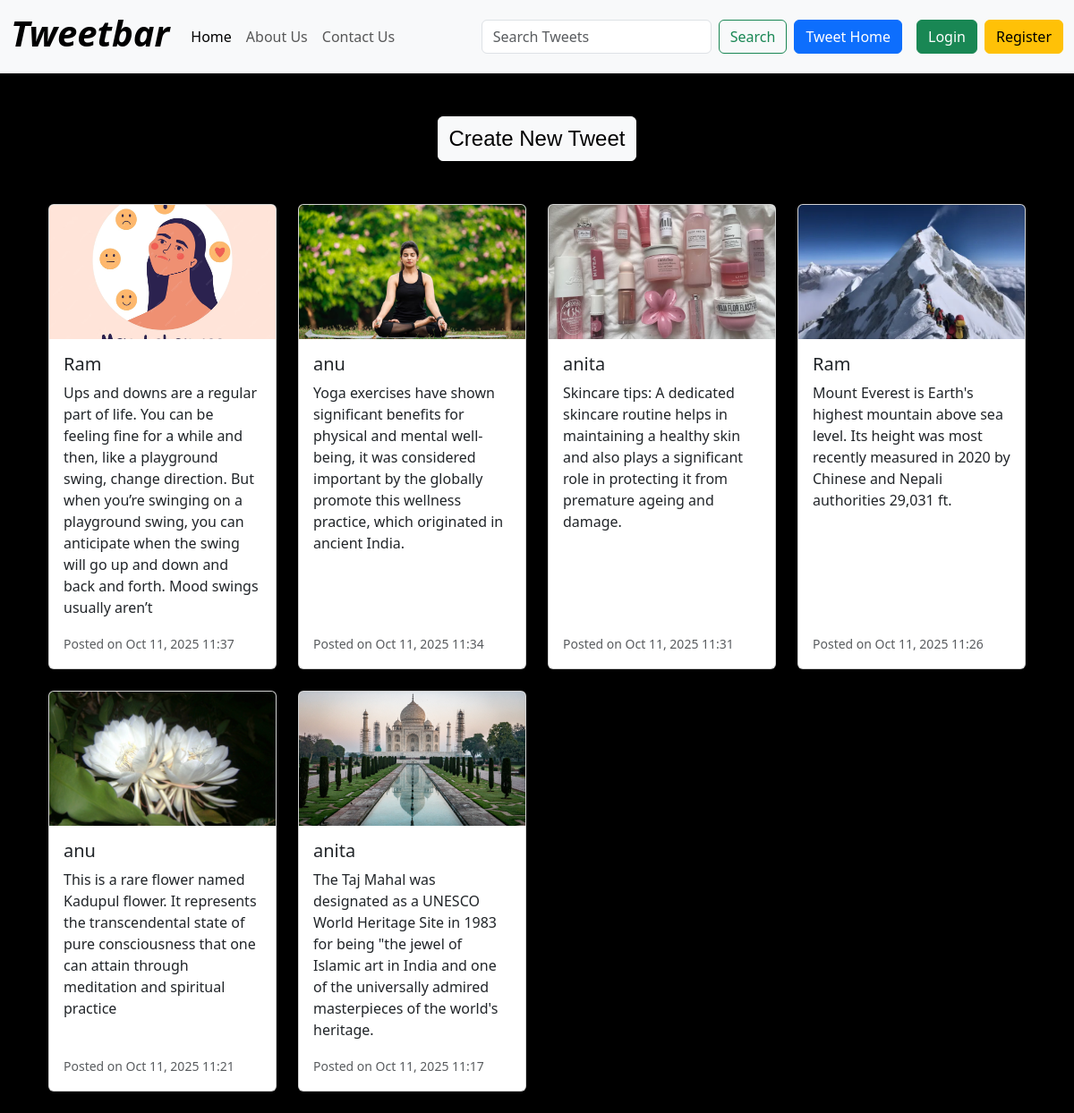
The page / on the database its author committed.
### tweet/models.py (models this page shows, shortened)
class Tweet(models.Model):
    user = models.ForeignKey(User, on_delete=models.CASCADE)
    text = models.TextField(max_length=280)
    photo = models.ImageField(upload_to='photos/', blank=True, null=True)
    created_at = models.DateTimeField(auto_now_add=True)
    updated_at = models.DateTimeField(auto_now=True)

### tweet/views.py (the view)
# urls.py: path('', views.tweet_list, name='tweet_list'),
def tweet_list(request):
    query = request.GET.get('q')
    if query:
        tweets = Tweet.objects.filter(
            Q(text__icontains=query) | Q(user__username__icontains=query)
        ).order_by('-created_at')
    else:
        tweets = Tweet.objects.all().order_by('-created_at')
    return render(request, 'tweet_list.html', {'tweets': tweets})

### templates/tweet_list.html (shortened to what this page needs)
{% extends "base.html" %}
{% block body %}
  <div class="text-center mt-5">
    <a class="btn btn-light mb-4" href="{% url 'tweet_create' %}" style="font-family: 'Montserrat', sans-serif; font-size: 1.5rem; color: #000;">
      Create New Tweet
    </a>
  </div>
  <div class="container mt-4">
    <div class="row">
      {% for tweet in tweets %}
        <div class="col-12 col-sm-6 col-md-4 col-lg-3 mb-4">
          <div class="card h-100" style="max-width: 100%;">
            {% if tweet.photo %}
              <img src="{{ tweet.photo.url }}" class="card-img-top" alt="Tweet Image" style="height: 150px; object-fit: cover;">
            {% endif %}
            <div class="card-body d-flex flex-column">
              <h5 class="card-title">{{ tweet.user.username }}</h5>
              <p class="card-text">{{ tweet.text }}</p>
              <div class="mt-auto">
                <p class="card-text"><small class="text-muted">Posted on {{ tweet.created_at|date:"M d, Y H:i" }}</small></p>
              </div>
            </div>
          </div>
        </div>
      {% empty %}
        <p>No tweets available.</p>
      {% endfor %}
    </div>
  </div>
{% endblock %}

### templates/base.html (shortened to what this page needs)
{% load static %}
<!doctype html>
<html lang="en">
<head>
    <link href="https://cdn.jsdelivr.net/npm/bootstrap@5.3.8/dist/css/bootstrap.min.css" rel="stylesheet"
>
</head>
<body>
    <nav class="navbar navbar-expand-lg bg-body-tertiary">
        <div class="container-fluid">
            <a class="navbar-brand" href="{% url 'tweet_list' %}">
                <h1 style="font-weight: bold; font-style: italic;">Tweetbar</h1>
            </a>
            <div class="collapse navbar-collapse" id="navbarSupportedContent">
                <ul class="navbar-nav me-auto mb-2 mb-lg-0">
                    <li class="nav-item">
                        <a class="nav-link active" aria-current="page" href="{% url 'tweet_list' %}">Home</a>
                    </li>
                    <li class="nav-item">
                        <a class="nav-link" href="{% url 'about' %}">About Us</a>
                    </li>
                    <li class="nav-item">
                        <a class="nav-link" href="{% url 'contact' %}">Contact Us</a>
                    </li>
                </ul>
                <form class="d-flex" role="search" method="GET" action="{% url 'tweet_list' %}">
                    <input class="form-control me-2" type="search" placeholder="Search Tweets" aria-label="Search" name="q" value="{{ request.GET.q }}">
                    <button class="btn btn-outline-success" type="submit">Search</button>
                </form>
                <a href="{% url 'tweet_list' %}" class="btn btn-primary mx-2">Tweet Home</a>
                {% if user.is_authenticated %}
                <form method="POST" action="{% url 'logout' %}">
                    {% csrf_token %}
                    <button class="btn btn-danger" type="submit">Logout</button>
                </form>
                {% else %}
                <a href="{% url 'login' %}" class="btn btn-success mx-2">Login</a>
                <a href="{% url 'register' %}" class="btn btn-warning">Register</a>
                {% endif %}
            </div>
        </div>
    </nav>
    <div class="container">
        {% block body %}
        {% endblock %}
    </div>
</body>
</html>

### templates/base.html (style rules this page uses)
body { background-color: black; color: white; }

### rows shown on the page
Tweet: photo (picture), user.username "Ram", text "Ups and downs are a regular part of life. You can be feeling fine for a while and then, like a playground swing, change direction. But when you’re swinging on a playground swing, you can anticipate when the swing will go up and down and back and forth. Mood swings usually aren’t", created_at "Oct 11, 2025 11:37"
Tweet: photo (picture), user.username "anu", text "Yoga exercises have shown significant benefits for physical and mental well-being, it was considered important by the globally promote this wellness practice, which originated in ancient India.", created_at "Oct 11, 2025 11:34"
Tweet: photo (picture), user.username "anita", text "Skincare tips: A dedicated skincare routine helps in maintaining a healthy skin and also plays a significant role in protecting it from premature ageing and damage.", created_at "Oct 11, 2025 11:31"
Tweet: photo (picture), user.username "Ram", text "Mount Everest is Earth's highest mountain above sea level. Its height was most recently measured in 2020 by Chinese and Nepali authorities 29,031 ft.", created_at "Oct 11, 2025 11:26"
Tweet: photo (picture), user.username "anu", text "This is a rare flower named Kadupul flower. It represents the transcendental state of pure consciousness that one can attain through meditation and spiritual practice", created_at "Oct 11, 2025 11:21"
Tweet: photo (picture), user.username "anita", text "The Taj Mahal was designated as a UNESCO World Heritage Site in 1983 for being \"the jewel of Islamic art in India and one of the universally admired masterpieces of the world's heritage.", created_at "Oct 11, 2025 11:17"
